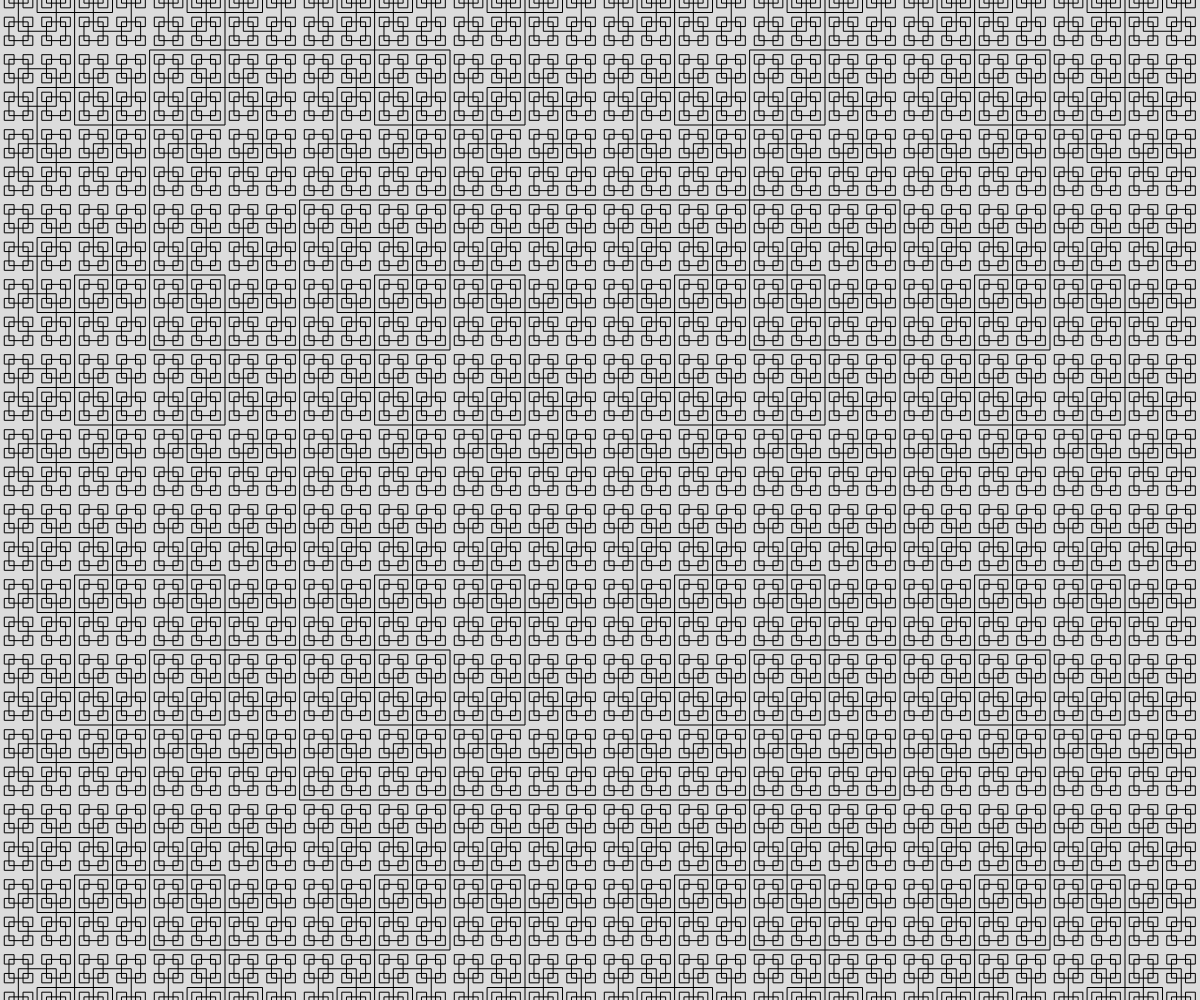
Frame 1 (no input)
Frame 60 (no input): identical to frame 1, image omitted
Frame 120 (the mouse pressed at the canvas centre since frame 60): identical to frame 1, image omitted

The p5.js sketch that drew this single still picture (run headless with seeded random() and noise() and a simulated clock; from frame 60 on, the mouse is pressed at the canvas centre):

// p5.js sketch
// ── sketch.js
// Project Title
// Your Name
// Date
//
// Extra for Experts:
// - describe what you did to take this project "above and beyond"


function setup() {
  createCanvas(windowWidth, windowHeight);
  rectMode(CENTER);
  noFill();
}

function circles(x,y, d){
  if (d > 5){
    ellipse(x, y, d, d);
    circles(x - d/2,y, d/2);
    circles(x + d/2,y, d/2);
    circles(x,y + d/2, d/2);
    //circles(x,y - d/2, d/2);
  }
}

function rectangles(x,y, sideL){
  if (sideL > 5){
    fill
    rect(x,y,sideL, sideL);
    let half = sideL / 2;
    rectangles(x - half, y - half, half);
    rectangles(x + half, y - half, half);
    rectangles(x + half, y + half, half);
    rectangles(x - half, y + half, half);
  }
}

function draw() {
  randomSeed(3267);
  background(220);
  //circles(width/2, height/2, height);
  rectangles(width/2,height/2, height*0.6);
}
